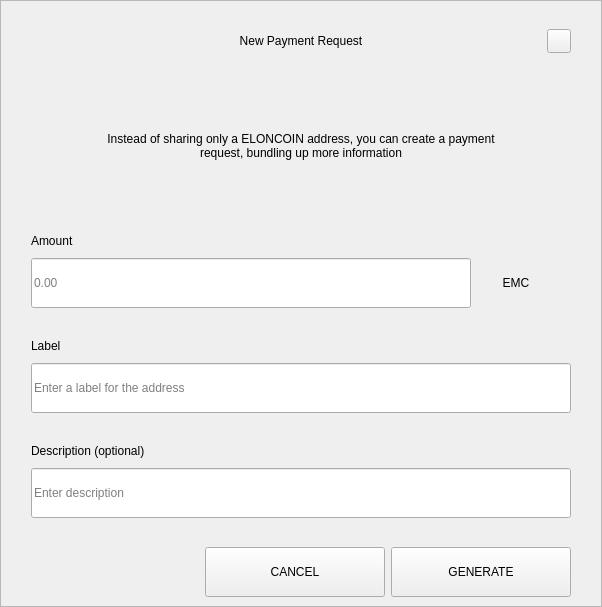
<?xml version="1.0" encoding="UTF-8"?>
<ui version="4.0">
 <class>RequestDialog</class>
 <widget class="QDialog" name="RequestDialog">
  <property name="geometry">
   <rect>
    <x>0</x>
    <y>0</y>
    <width>602</width>
    <height>607</height>
   </rect>
  </property>
  <property name="windowTitle">
   <string>Dialog</string>
  </property>
  <layout class="QVBoxLayout" name="verticalLayout_5">
   <property name="spacing">
    <number>0</number>
   </property>
   <property name="leftMargin">
    <number>0</number>
   </property>
   <property name="topMargin">
    <number>0</number>
   </property>
   <property name="rightMargin">
    <number>0</number>
   </property>
   <property name="bottomMargin">
    <number>0</number>
   </property>
   <item>
    <widget class="QFrame" name="frame">
     <property name="styleSheet">
      <string notr="true"/>
     </property>
     <property name="frameShape">
      <enum>QFrame::StyledPanel</enum>
     </property>
     <property name="frameShadow">
      <enum>QFrame::Raised</enum>
     </property>
     <layout class="QVBoxLayout" name="verticalLayout_4" stretch="1,0,0">
      <property name="spacing">
       <number>0</number>
      </property>
      <property name="leftMargin">
       <number>30</number>
      </property>
      <property name="topMargin">
       <number>20</number>
      </property>
      <property name="rightMargin">
       <number>30</number>
      </property>
      <property name="bottomMargin">
       <number>0</number>
      </property>
      <item>
       <layout class="QHBoxLayout" name="horizontalLayout_3">
        <property name="spacing">
         <number>0</number>
        </property>
        <item>
         <spacer name="horizontalSpacer_21">
          <property name="orientation">
           <enum>Qt::Horizontal</enum>
          </property>
          <property name="sizeHint" stdset="0">
           <size>
            <width>40</width>
            <height>20</height>
           </size>
          </property>
         </spacer>
        </item>
        <item>
         <widget class="QLabel" name="labelTitle">
          <property name="minimumSize">
           <size>
            <width>0</width>
            <height>40</height>
           </size>
          </property>
          <property name="maximumSize">
           <size>
            <width>16777215</width>
            <height>40</height>
           </size>
          </property>
          <property name="styleSheet">
           <string notr="true">padding-left:24px;</string>
          </property>
          <property name="text">
           <string>New Payment Request</string>
          </property>
          <property name="alignment">
           <set>Qt::AlignCenter</set>
          </property>
          <property name="margin">
           <number>7</number>
          </property>
         </widget>
        </item>
        <item>
         <spacer name="horizontalSpacer">
          <property name="orientation">
           <enum>Qt::Horizontal</enum>
          </property>
          <property name="sizeHint" stdset="0">
           <size>
            <width>40</width>
            <height>20</height>
           </size>
          </property>
         </spacer>
        </item>
        <item>
         <widget class="QPushButton" name="btnEsc">
          <property name="minimumSize">
           <size>
            <width>24</width>
            <height>24</height>
           </size>
          </property>
          <property name="maximumSize">
           <size>
            <width>24</width>
            <height>24</height>
           </size>
          </property>
          <property name="focusPolicy">
           <enum>Qt::NoFocus</enum>
          </property>
          <property name="text">
           <string/>
          </property>
         </widget>
        </item>
       </layout>
      </item>
      <item>
       <widget class="QStackedWidget" name="stack">
        <property name="minimumSize">
         <size>
          <width>540</width>
          <height>0</height>
         </size>
        </property>
        <property name="maximumSize">
         <size>
          <width>540</width>
          <height>16777215</height>
         </size>
        </property>
        <property name="currentIndex">
         <number>0</number>
        </property>
        <widget class="QWidget" name="page_1">
         <property name="minimumSize">
          <size>
           <width>540</width>
           <height>0</height>
          </size>
         </property>
         <property name="maximumSize">
          <size>
           <width>540</width>
           <height>16777215</height>
          </size>
         </property>
         <layout class="QVBoxLayout" name="layout1">
          <property name="spacing">
           <number>0</number>
          </property>
          <property name="leftMargin">
           <number>0</number>
          </property>
          <property name="topMargin">
           <number>0</number>
          </property>
          <property name="rightMargin">
           <number>0</number>
          </property>
          <property name="bottomMargin">
           <number>0</number>
          </property>
          <item>
           <spacer name="verticalSpacer_21">
            <property name="orientation">
             <enum>Qt::Vertical</enum>
            </property>
            <property name="sizeType">
             <enum>QSizePolicy::Fixed</enum>
            </property>
            <property name="sizeHint" stdset="0">
             <size>
              <width>20</width>
              <height>30</height>
             </size>
            </property>
           </spacer>
          </item>
          <item alignment="Qt::AlignHCenter">
           <widget class="QLabel" name="labelMessage">
            <property name="minimumSize">
             <size>
              <width>400</width>
              <height>50</height>
             </size>
            </property>
            <property name="text">
             <string>Instead of sharing only a ELONCOIN address, you can create a payment request, bundling up more information</string>
            </property>
            <property name="alignment">
             <set>Qt::AlignCenter</set>
            </property>
            <property name="wordWrap">
             <bool>true</bool>
            </property>
           </widget>
          </item>
          <item alignment="Qt::AlignBottom">
           <widget class="QWidget" name="containerAmount" native="true">
            <layout class="QVBoxLayout" name="verticalLayout">
             <property name="spacing">
              <number>9</number>
             </property>
             <property name="leftMargin">
              <number>0</number>
             </property>
             <property name="topMargin">
              <number>0</number>
             </property>
             <property name="rightMargin">
              <number>0</number>
             </property>
             <property name="bottomMargin">
              <number>0</number>
             </property>
             <item>
              <widget class="QLabel" name="labelSubtitleAmount">
               <property name="minimumSize">
                <size>
                 <width>350</width>
                 <height>16</height>
                </size>
               </property>
               <property name="maximumSize">
                <size>
                 <width>16777215</width>
                 <height>16</height>
                </size>
               </property>
               <property name="text">
                <string>Amount</string>
               </property>
              </widget>
             </item>
             <item alignment="Qt::AlignTop">
              <widget class="QWidget" name="layoutAmount" native="true">
               <layout class="QHBoxLayout" name="horizontalLayout" stretch="2,0">
                <property name="spacing">
                 <number>0</number>
                </property>
                <property name="leftMargin">
                 <number>0</number>
                </property>
                <property name="topMargin">
                 <number>0</number>
                </property>
                <property name="rightMargin">
                 <number>0</number>
                </property>
                <property name="bottomMargin">
                 <number>0</number>
                </property>
                <item>
                 <widget class="QLineEdit" name="lineEditAmount">
                  <property name="minimumSize">
                   <size>
                    <width>0</width>
                    <height>50</height>
                   </size>
                  </property>
                  <property name="maximumSize">
                   <size>
                    <width>16777215</width>
                    <height>50</height>
                   </size>
                  </property>
                  <property name="placeholderText">
                   <string notr="true">0.00</string>
                  </property>
                 </widget>
                </item>
                <item>
                 <widget class="QWidget" name="comboContainer" native="true">
                  <property name="minimumSize">
                   <size>
                    <width>100</width>
                    <height>50</height>
                   </size>
                  </property>
                  <property name="maximumSize">
                   <size>
                    <width>16777215</width>
                    <height>50</height>
                   </size>
                  </property>
                  <layout class="QHBoxLayout" name="horizontalLayout_31">
                   <property name="spacing">
                    <number>0</number>
                   </property>
                   <property name="leftMargin">
                    <number>0</number>
                   </property>
                   <property name="topMargin">
                    <number>0</number>
                   </property>
                   <property name="rightMargin">
                    <number>10</number>
                   </property>
                   <property name="bottomMargin">
                    <number>0</number>
                   </property>
                   <item>
                    <widget class="QLabel" name="comboBoxCoin">
                     <property name="text">
                      <string>EMC</string>
                     </property>
                     <property name="alignment">
                      <set>Qt::AlignCenter</set>
                     </property>
                    </widget>
                   </item>
                  </layout>
                 </widget>
                </item>
               </layout>
              </widget>
             </item>
            </layout>
           </widget>
          </item>
          <item>
           <spacer name="verticalSpacer_31">
            <property name="orientation">
             <enum>Qt::Vertical</enum>
            </property>
            <property name="sizeType">
             <enum>QSizePolicy::Fixed</enum>
            </property>
            <property name="sizeHint" stdset="0">
             <size>
              <width>20</width>
              <height>30</height>
             </size>
            </property>
           </spacer>
          </item>
          <item>
           <layout class="QVBoxLayout" name="verticalLayoutLabel">
            <property name="spacing">
             <number>9</number>
            </property>
            <item>
             <widget class="QLabel" name="labelSubtitleLabel">
              <property name="minimumSize">
               <size>
                <width>0</width>
                <height>16</height>
               </size>
              </property>
              <property name="maximumSize">
               <size>
                <width>16777215</width>
                <height>16</height>
               </size>
              </property>
              <property name="text">
               <string>Label</string>
              </property>
             </widget>
            </item>
            <item>
             <widget class="QLineEdit" name="lineEditLabel">
              <property name="minimumSize">
               <size>
                <width>0</width>
                <height>50</height>
               </size>
              </property>
              <property name="maximumSize">
               <size>
                <width>16777215</width>
                <height>50</height>
               </size>
              </property>
              <property name="placeholderText">
               <string>Enter a label for the address</string>
              </property>
             </widget>
            </item>
           </layout>
          </item>
          <item>
           <spacer name="verticalSpacer_34">
            <property name="orientation">
             <enum>Qt::Vertical</enum>
            </property>
            <property name="sizeType">
             <enum>QSizePolicy::Fixed</enum>
            </property>
            <property name="sizeHint" stdset="0">
             <size>
              <width>20</width>
              <height>30</height>
             </size>
            </property>
           </spacer>
          </item>
          <item>
           <layout class="QVBoxLayout" name="verticalLayoutDescription">
            <property name="spacing">
             <number>9</number>
            </property>
            <item>
             <widget class="QLabel" name="labelSubtitleDescription">
              <property name="minimumSize">
               <size>
                <width>0</width>
                <height>16</height>
               </size>
              </property>
              <property name="maximumSize">
               <size>
                <width>16777215</width>
                <height>16</height>
               </size>
              </property>
              <property name="text">
               <string>Description (optional)</string>
              </property>
             </widget>
            </item>
            <item>
             <widget class="QLineEdit" name="lineEditDescription">
              <property name="minimumSize">
               <size>
                <width>0</width>
                <height>50</height>
               </size>
              </property>
              <property name="maximumSize">
               <size>
                <width>16777215</width>
                <height>50</height>
               </size>
              </property>
              <property name="placeholderText">
               <string>Enter description</string>
              </property>
             </widget>
            </item>
            <item>
             <spacer name="verticalSpacer_4">
              <property name="orientation">
               <enum>Qt::Vertical</enum>
              </property>
              <property name="sizeType">
               <enum>QSizePolicy::Fixed</enum>
              </property>
              <property name="sizeHint" stdset="0">
               <size>
                <width>20</width>
                <height>20</height>
               </size>
              </property>
             </spacer>
            </item>
           </layout>
          </item>
         </layout>
        </widget>
        <widget class="QWidget" name="page_2">
         <layout class="QVBoxLayout" name="layout2">
          <item>
           <spacer name="verticalSpacer_5">
            <property name="orientation">
             <enum>Qt::Vertical</enum>
            </property>
            <property name="sizeType">
             <enum>QSizePolicy::Fixed</enum>
            </property>
            <property name="sizeHint" stdset="0">
             <size>
              <width>20</width>
              <height>50</height>
             </size>
            </property>
           </spacer>
          </item>
          <item alignment="Qt::AlignHCenter">
           <widget class="QLabel" name="labelQrImg">
            <property name="minimumSize">
             <size>
              <width>260</width>
              <height>260</height>
             </size>
            </property>
            <property name="maximumSize">
             <size>
              <width>260</width>
              <height>260</height>
             </size>
            </property>
            <property name="text">
             <string/>
            </property>
            <property name="alignment">
             <set>Qt::AlignCenter</set>
            </property>
           </widget>
          </item>
          <item>
           <spacer name="verticalSpacer_2">
            <property name="orientation">
             <enum>Qt::Vertical</enum>
            </property>
            <property name="sizeType">
             <enum>QSizePolicy::Fixed</enum>
            </property>
            <property name="sizeHint" stdset="0">
             <size>
              <width>20</width>
              <height>30</height>
             </size>
            </property>
           </spacer>
          </item>
          <item alignment="Qt::AlignHCenter">
           <widget class="QLabel" name="labelAddress">
            <property name="text">
             <string>D7VFR83SQbiezrW72hjcWJtcfip5krte2Z </string>
            </property>
           </widget>
          </item>
          <item>
           <spacer name="verticalSpacer_32">
            <property name="orientation">
             <enum>Qt::Vertical</enum>
            </property>
            <property name="sizeType">
             <enum>QSizePolicy::Expanding</enum>
            </property>
            <property name="sizeHint" stdset="0">
             <size>
              <width>20</width>
              <height>20</height>
             </size>
            </property>
           </spacer>
          </item>
          <item>
           <layout class="QHBoxLayout" name="horizontal">
            <property name="leftMargin">
             <number>20</number>
            </property>
            <property name="rightMargin">
             <number>20</number>
            </property>
            <property name="bottomMargin">
             <number>20</number>
            </property>
            <item>
             <spacer name="horizontalSpacer_4">
              <property name="orientation">
               <enum>Qt::Horizontal</enum>
              </property>
              <property name="sizeHint" stdset="0">
               <size>
                <width>40</width>
                <height>20</height>
               </size>
              </property>
             </spacer>
            </item>
            <item>
             <widget class="QPushButton" name="btnCopyAddress">
              <property name="minimumSize">
               <size>
                <width>180</width>
                <height>50</height>
               </size>
              </property>
              <property name="text">
               <string>COPY ADDRESS</string>
              </property>
             </widget>
            </item>
            <item>
             <widget class="QPushButton" name="btnCopyUrl">
              <property name="minimumSize">
               <size>
                <width>180</width>
                <height>50</height>
               </size>
              </property>
              <property name="text">
               <string>COPY URL</string>
              </property>
             </widget>
            </item>
            <item>
             <spacer name="horizontalSpacer_2">
              <property name="orientation">
               <enum>Qt::Horizontal</enum>
              </property>
              <property name="sizeHint" stdset="0">
               <size>
                <width>40</width>
                <height>20</height>
               </size>
              </property>
             </spacer>
            </item>
           </layout>
          </item>
         </layout>
        </widget>
       </widget>
      </item>
      <item>
       <widget class="QWidget" name="buttonsStack" native="true">
        <layout class="QHBoxLayout" name="horizontalLayout_5">
         <property name="leftMargin">
          <number>20</number>
         </property>
         <property name="rightMargin">
          <number>0</number>
         </property>
         <item>
          <spacer name="horizontalSpacer_41">
           <property name="orientation">
            <enum>Qt::Horizontal</enum>
           </property>
           <property name="sizeHint" stdset="0">
            <size>
             <width>40</width>
             <height>20</height>
            </size>
           </property>
          </spacer>
         </item>
         <item>
          <widget class="QPushButton" name="btnCancel">
           <property name="minimumSize">
            <size>
             <width>180</width>
             <height>50</height>
            </size>
           </property>
           <property name="focusPolicy">
            <enum>Qt::NoFocus</enum>
           </property>
           <property name="text">
            <string>CANCEL</string>
           </property>
          </widget>
         </item>
         <item>
          <widget class="QPushButton" name="btnSave">
           <property name="minimumSize">
            <size>
             <width>180</width>
             <height>50</height>
            </size>
           </property>
           <property name="focusPolicy">
            <enum>Qt::NoFocus</enum>
           </property>
           <property name="text">
            <string>GENERATE</string>
           </property>
          </widget>
         </item>
        </layout>
       </widget>
      </item>
     </layout>
    </widget>
   </item>
  </layout>
 </widget>
 <resources/>
 <connections/>
</ui>
